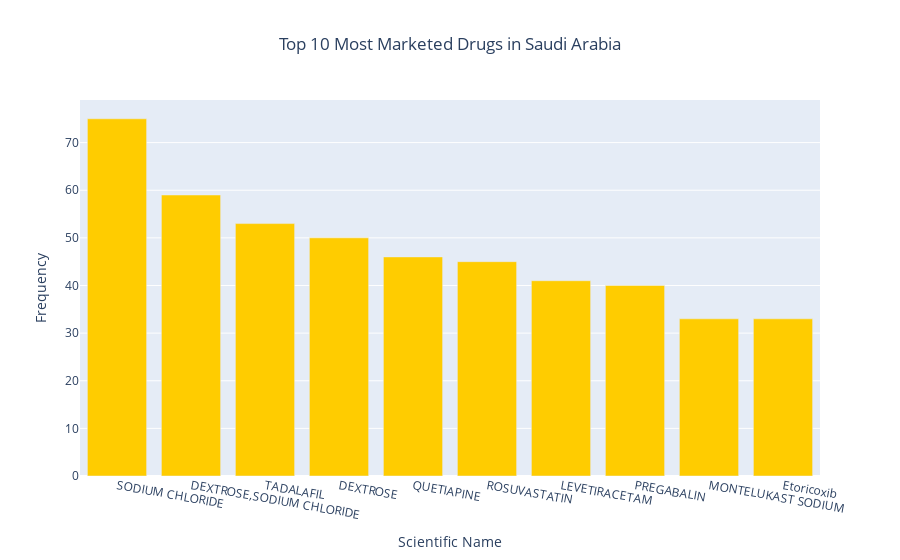

Source (notebook cell):
### Code cell
import pandas as pd
import plotly.express as px
df_saudi_drugs = df_saudi[df_saudi['Marketing Country'] == 'Saudi Arabia']
top_10_drugs = df_saudi_drugs['Scientific Name'].value_counts().head(10)
fig = px.bar(
    top_10_drugs,
    x=top_10_drugs.index,
    y=top_10_drugs.values,
    labels={'x': 'Drug Name', 'y': 'Frequency'},
    title='Top 10 Most Marketed Drugs in Saudi Arabia'
)
fig.update_traces(marker_color='rgb(255, 204, 0)')
fig.update_layout(
    xaxis_tickangle=10,
    title_x=0.5
)
fig.show()

### Figure 1 — Plotly figure (JSON) as saved in the notebook; plotly's stock layout.template omitted (floating-point values rounded to 4 significant figures)
{"data": [{"alignmentgroup": "True", "hovertemplate": "Scientific Name=%{x}<br>Frequency=%{y}<extra></extra>", "legendgroup": "", "marker": {"color": "rgb(255, 204, 0)", "pattern": {"shape": ""}}, "name": "", "offsetgroup": "", "orientation": "v", "showlegend": false, "textposition": "auto", "type": "bar", "x": ["SODIUM CHLORIDE", "DEXTROSE,SODIUM CHLORIDE", "TADALAFIL", "DEXTROSE", "QUETIAPINE", "ROSUVASTATIN", "LEVETIRACETAM", "PREGABALIN", "MONTELUKAST SODIUM", "Etoricoxib"], "xaxis": "x", "y": [75, 59, 53, 50, 46, 45, 41, 40, 33, 33], "yaxis": "y"}], "layout": {"autosize": true, "barmode": "relative", "dragmode": "zoom", "legend": {"tracegroupgap": 0}, "title": {"text": "Top 10 Most Marketed Drugs in Saudi Arabia", "x": 0.5}, "xaxis": {"anchor": "y", "autorange": true, "domain": [0, 1], "range": [-0.5, 9.5], "showspikes": false, "tickangle": 10, "title": {"text": "Scientific Name"}, "type": "category"}, "yaxis": {"anchor": "x", "autorange": true, "domain": [0, 1], "range": [0, 78.95], "showspikes": false, "title": {"text": "Frequency"}, "type": "linear"}}}
